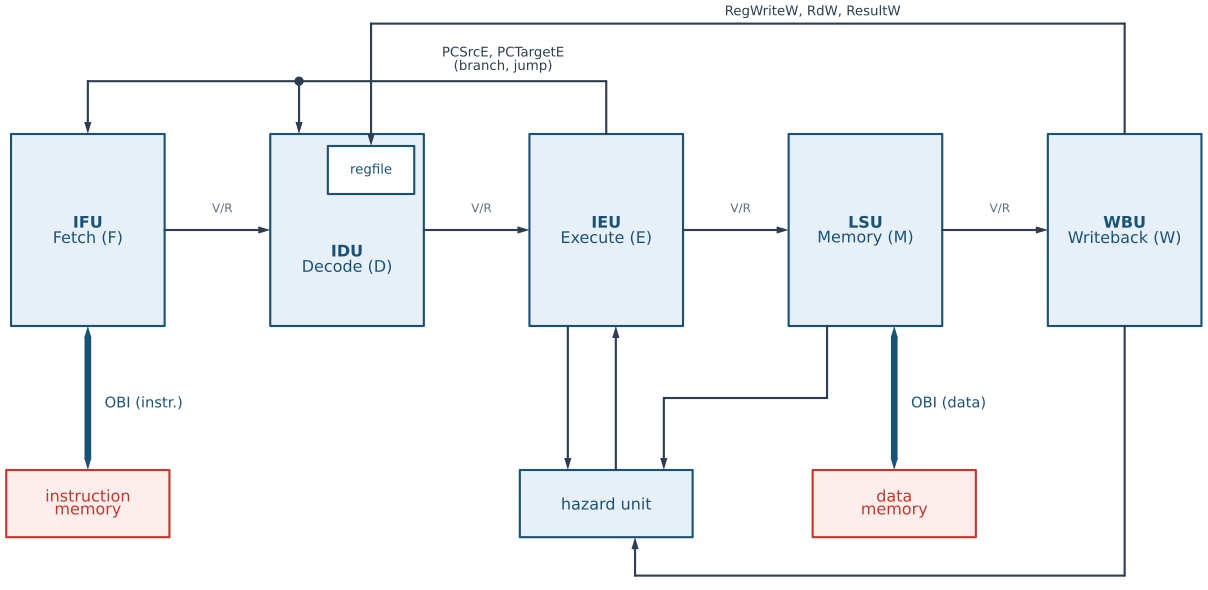

The script that drew this image:
"""Overview of the HIPV core pipeline (rtl/core/hipv_core.sv): five stages with
valid/ready handshakes, the redirect and write-back feedback, the two OBI
ports as buses, and the hazard unit."""
from schemdraw import flow
from schemdraw import elements as elm
from _style import new_drawing, block, line, ACCENT, GREY, RED, RED_FILL

W, H, PITCH = 3.2, 4.0, 5.4          # stage box size and spacing
STAGES = [("IFU", "Fetch (F)"), ("IDU", "Decode (D)"), ("IEU", "Execute (E)"),
          ("LSU", "Memory (M)"), ("WBU", "Writeback (W)")]
TOP, BOT = H / 2, -H / 2


def arrow(d, *pts, **kw):
    if len(pts) > 2:
        line(d, *pts[:-1])
    d.add(elm.Arrow(**kw).at(pts[-2]).to(pts[-1]))


def label(d, xy, text, **kw):
    kw.setdefault("fontsize", 11)
    d.add(elm.Label().at(xy).label(text, **kw))


def bus(d, a, b, text):
    d.add(elm.Line(arrow="<|-|>", headwidth=0.45, headlength=0.4).at(a).to(b)
          .linewidth(5).color(ACCENT))
    label(d, (a[0] + 0.25, (a[1] + b[1]) / 2), text, halign="left", color=ACCENT)


def draw():
    d = new_drawing()
    xs = []
    for i, (name, stage) in enumerate(STAGES):
        x = i * PITCH
        xs.append(x)
        # the IDU label sits lower, to leave room for the register file
        ofst = (0, -0.6) if name == "IDU" else None
        d.add(block(flow.Box(w=W, h=H)).at((x, 0)).anchor("center")
              .label(f"$\\bf{{{name}}}$\n{stage}", ofst=ofst))
        if i:
            arrow(d, (xs[i - 1] + W / 2, 0), (x - W / 2, 0))
            label(d, ((xs[i - 1] + x) / 2, 0.35), "V/R", fontsize=9, color=GREY)
    xf, xd, xe, xm, xw = xs

    # register file inside the IDU
    rf = d.add(block(flow.Box(w=1.8, h=1.0), fill="white").at((xd + 0.5, TOP - 0.25))
               .anchor("N").label("regfile", fontsize=10))

    # redirect: branch / jal / jalr resolved in E -> IFU, and flush of the IDU
    y_j = TOP + 1.1
    arrow(d, (xe, TOP), (xe, y_j), (xf, y_j), (xf, TOP))
    d.add(elm.Dot().at((xd - 1.0, y_j)))
    arrow(d, (xd - 1.0, y_j), (xd - 1.0, TOP))
    label(d, ((xd + 0.5 + xe) / 2 + 0.2, y_j + 0.55), "PCSrcE, PCTargetE\n(branch, jump)",
          fontsize=10)

    # write-back into the register file
    y_w = TOP + 2.3
    arrow(d, (xw, TOP), (xw, y_w), (rf.N[0], y_w), rf.N)
    label(d, ((xd + xw) / 2 + 1.5, y_w + 0.35), "RegWriteW, RdW, ResultW", fontsize=10)

    # OBI buses to the memories
    y_mem = BOT - 3.0
    for x, name, text in ((xf, "instruction\nmemory", "OBI (instr.)"),
                          (xm + 0.6, "data\nmemory", "OBI (data)")):
        m = d.add(block(flow.Box(w=3.4, h=1.4), RED_FILL, RED).at((x, y_mem)).anchor("N")
                  .label(name, color=RED))
        bus(d, (x, BOT), m.N, text)

    # hazard unit
    hz = d.add(block(flow.Box(w=3.6, h=1.4)).at((xe, BOT - 3.0)).anchor("N")
               .label("hazard unit"))
    arrow(d, (xe - 0.8, BOT), (xe - 0.8, hz.N[1]))
    arrow(d, (xe + 0.2, hz.N[1]), (xe + 0.2, BOT))
    arrow(d, (xm - 0.8, BOT), (xm - 0.8, BOT - 1.5), (xe + 1.2, BOT - 1.5),
          (xe + 1.2, hz.N[1]))
    y_h = hz.S[1] - 0.8
    arrow(d, (xw, BOT), (xw, y_h), (xe + 0.6, y_h), (xe + 0.6, hz.S[1]))
    return d
